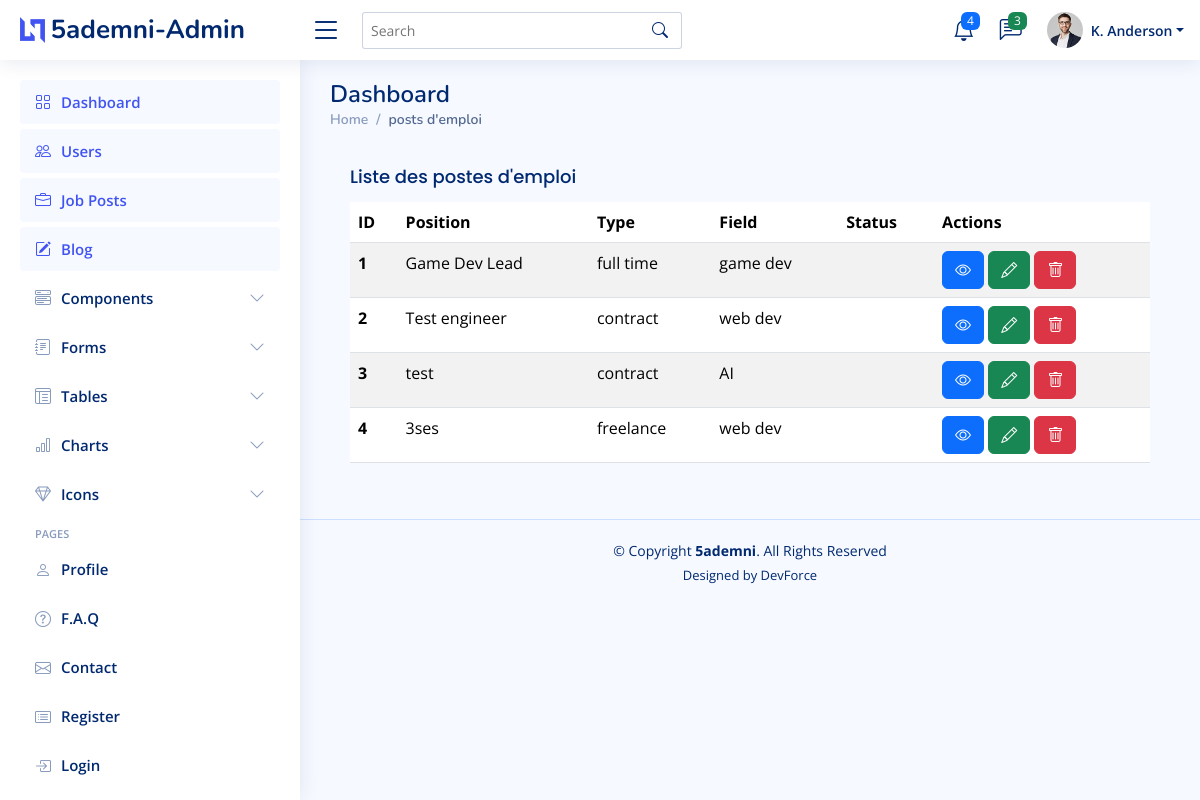
Before: /view/back_office/job-posts.php with the older database file.
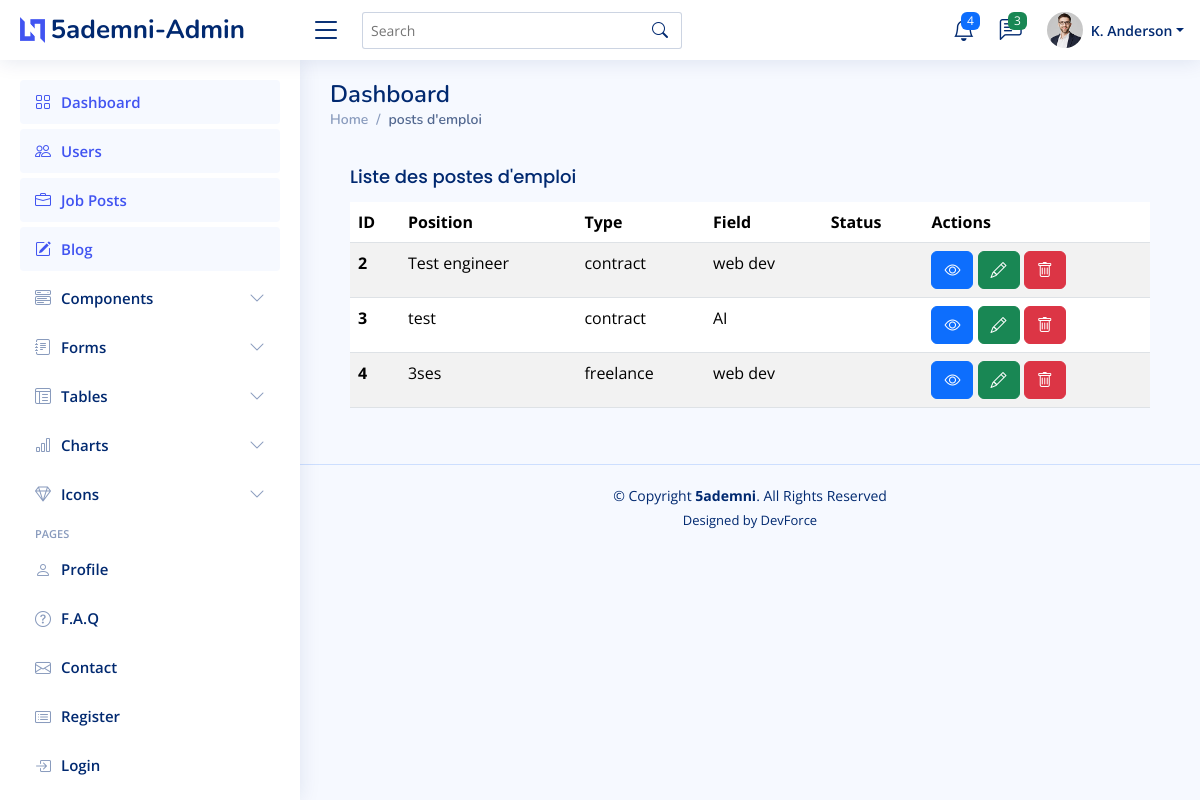
After: the same page with the newer database file.
### tables this page shows
CREATE TABLE IF NOT EXISTS `jobpostings` (
  `JobID` int NOT NULL AUTO_INCREMENT,
  `Title` varchar(30) NOT NULL,
  `Company` varchar(25) NOT NULL,
  `Location` varchar(30) NOT NULL,
  `PostingDate` datetime NOT NULL DEFAULT CURRENT_TIMESTAMP,
  `Salary` varchar(20) DEFAULT NULL,
  `Status` tinyint(1) NOT NULL DEFAULT '1',
  `FieldID` int DEFAULT NULL,
  `LevelID` int DEFAULT NULL,
  `EmploymentTypeID` int DEFAULT NULL,
  `JobDescription` varchar(1000) DEFAULT NULL,
  PRIMARY KEY (`JobID`),
  KEY `FieldID` (`FieldID`),
  KEY `EmploymentTypeID` (`EmploymentTypeID`),
  KEY `LevelID` (`LevelID`)
);

CREATE TABLE IF NOT EXISTS `employmenttypes` (
  `EmploymentTypeID` int NOT NULL,
  `EmploymentTypeName` varchar(25) DEFAULT NULL,
  PRIMARY KEY (`EmploymentTypeID`)
);

CREATE TABLE IF NOT EXISTS `fields` (
  `FieldID` int NOT NULL,
  `FieldName` varchar(20) NOT NULL,
  PRIMARY KEY (`FieldID`)
);

### controller/jobPostC.php (called while the page is built, shortened)
<?php
class JobPostC
{
  public function listJobPosts()
  {
    $sql = "SELECT jobpostings.*, fields.FieldName, levels.LevelName, employmenttypes.EmploymentTypeName
        FROM jobpostings
        LEFT JOIN fields ON jobpostings.FieldID = fields.FieldID
        LEFT JOIN levels ON jobpostings.LevelID = levels.LevelID
        LEFT JOIN employmenttypes ON jobpostings.EmploymentTypeID = employmenttypes.EmploymentTypeID";
    $db = config::getConnexion();
    try {
      $list = $db->query($sql);
      return $list;
    } catch (Exception $e) {
      die('Erreur: ' . $e->getMessage());
    }
  }
}

### view/back_office/job-posts.php (the view, shortened to what the changed rows need)
<?php
include_once '../../controller/jobPostC.php';
$jobPostC = new JobPostC();
?>
<!DOCTYPE html>
<html lang="en">
<head>
  <link href="assets/vendor/bootstrap/css/bootstrap.min.css" rel="stylesheet" />
  <link href="assets/vendor/bootstrap-icons/bootstrap-icons.css" rel="stylesheet" />
  <link href="assets/vendor/boxicons/css/boxicons.min.css" rel="stylesheet" />
  <link href="assets/vendor/quill/quill.snow.css" rel="stylesheet" />
  <link href="assets/vendor/quill/quill.bubble.css" rel="stylesheet" />
  <link href="assets/vendor/remixicon/remixicon.css" rel="stylesheet" />
  <link href="assets/vendor/simple-datatables/style.css" rel="stylesheet" />
  <link href="assets/css/style.css" rel="stylesheet" />
</head>
<body>
  <main id="main" class="main">
    <div class="pagetitle">
      <h1>Dashboard</h1>
    </div>
    <div class="card-body">
      <table class="table table-striped">
        <thead>
          <tr>
            <th scope="col">ID</th>
            <th scope="col">Position</th>
            <th scope="col">Type</th>
            <th scope="col">Field</th>
            <th scope="col">Status</th>
            <th scope="col">Actions</th>
          </tr>
        </thead>
        <tbody>
          <?php
          $list = $jobPostC->listJobPosts();
          foreach ($list as $jobPost) {
          ?>
            <tr>
              <th scope="row"><?php echo $jobPost['JobID']; ?></th>
              <td><?php echo $jobPost['Title']; ?></td>
              <td><?php echo $jobPost['EmploymentTypeName']; ?></td>
              <td><?php echo $jobPost['FieldName']; ?></td>
              <td></td>
              <td>
                <a href="job-details.html" class="btn btn-primary"><i class="bi bi-eye"></i></a>
                <a href="edit-job.php?id=<?php echo $jobPost['JobID']; ?>" class="btn btn-success"><i class="bi bi-pencil"></i></a>
                <a href="delete-job.php?id=<?php echo $jobPost['JobID']; ?>" class="btn btn-danger"><i class="bi bi-trash"></i></a>
              </td>
            </tr>
          <?php
          }
          ?>
        </tbody>
      </table>
    </div>
  </main>
</body>
</html>

Changed rows visible on the page:
removed jobpostings: JobID "1", Title "Game Dev Lead", EmploymentTypeID.EmploymentTypeName "full time", FieldID.FieldName "game dev"
